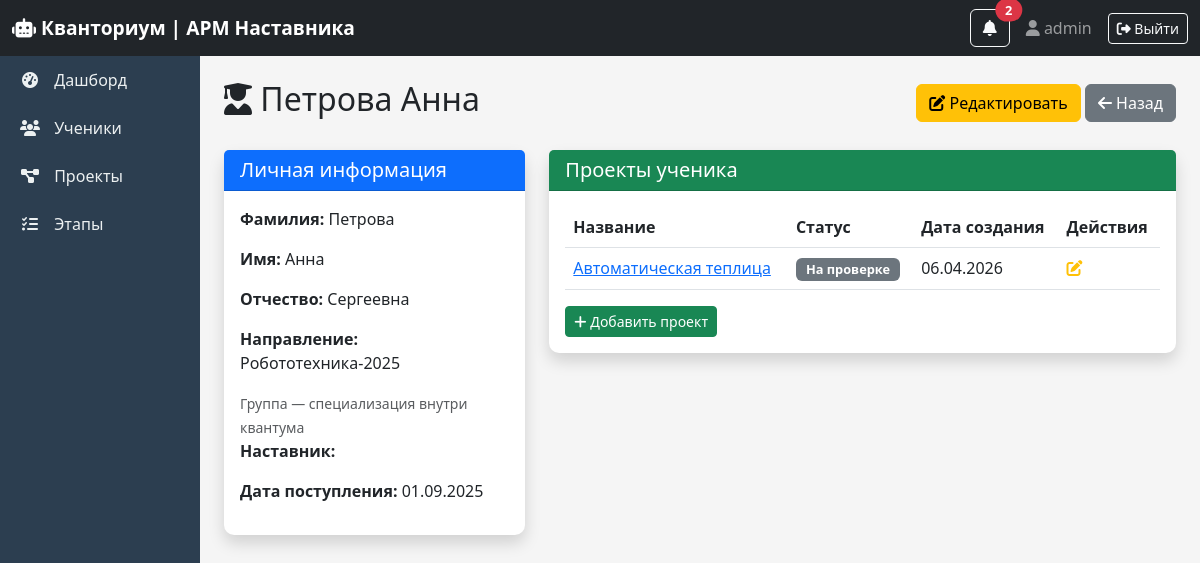
/students/2/ (signed in), run on an earlier commit of the app's database.
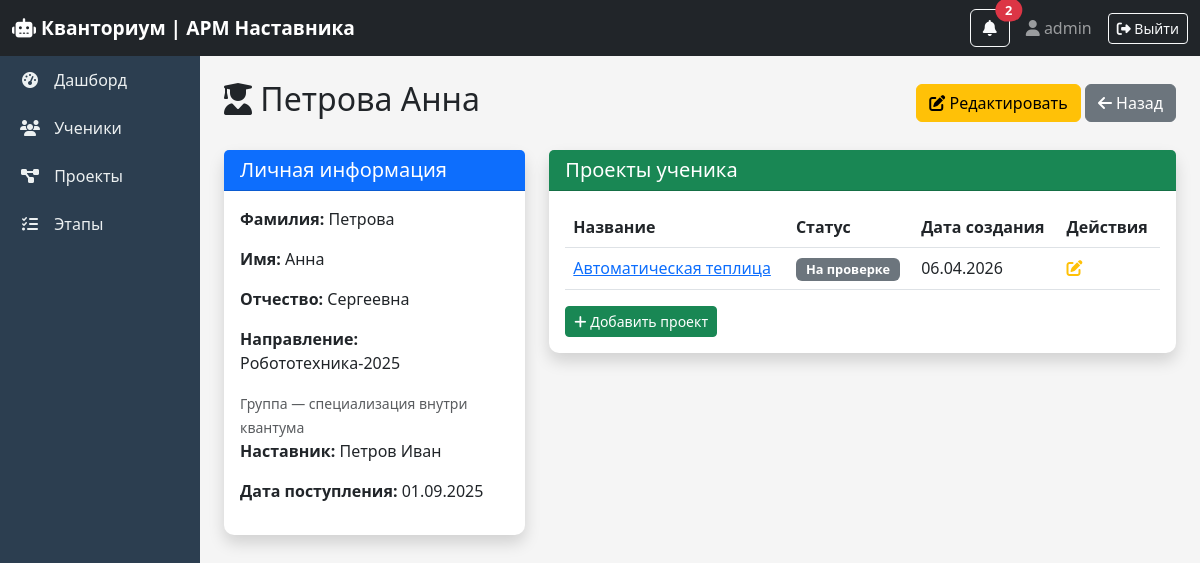
And on a later commit of the database.
### core/models.py (models this page shows, shortened)
class Student(models.Model):
    last_name = models.CharField(max_length=50, verbose_name="Фамилия")
    first_name = models.CharField(max_length=50, verbose_name="Имя")
    middle_name = models.CharField(max_length=50, blank=True, verbose_name="Отчество")
    group_name = models.CharField(max_length=50, verbose_name="Направление")  # группа
    mentor = models.ForeignKey(Mentor, on_delete=models.SET_NULL, null=True, verbose_name="Наставник")
    enrollment_date = models.DateField(verbose_name="Дата поступления")
    class Meta:
        verbose_name = "Обучающийся"
        verbose_name_plural = "Обучающиеся"

class Mentor(models.Model):
    user = models.OneToOneField(User, on_delete=models.CASCADE, verbose_name="Пользователь")
    department = models.CharField(max_length=100, verbose_name="Квантум")  # факультет
    phone = models.CharField(max_length=20, blank=True, verbose_name="Телефон")
    class Meta:
        verbose_name = "Наставник"
        verbose_name_plural = "Наставники"

### core/views.py (the view)
# urls.py: path('students/<int:pk>/', views.student_detail, name='student_detail'),
@login_required
def student_detail(request, pk):
    student = get_object_or_404(Student, pk=pk)
    projects = student.project_set.all()
    can_edit = user_can_edit(request)
    return render(request, 'core/student_detail.html', {'student': student, 'projects': projects, 'can_edit': can_edit})

### core/views.py (called while the page is built)
def get_user_mentor(request):
    if not request.user.is_authenticated:
        return None
    try:
        return request.user.mentor
    except:
        return None

def user_can_edit(request):
    if request.user.is_superuser:
        return True
    if request.user.username == 'metodist':
        return False
    return True

### core/templates/core/student_detail.html
{% extends 'core/base.html' %}
{% block content %}
<div class="d-flex justify-content-between align-items-center mb-4">
    <h2><i class="fas fa-user-graduate"></i> {{ student.last_name }} {{ student.first_name }}</h2>
    <div>
        <a href="{% url 'student_edit' student.id %}" class="btn btn-warning">
            <i class="fas fa-edit"></i> Редактировать
        </a>
        <a href="{% url 'student_list' %}" class="btn btn-secondary">
            <i class="fas fa-arrow-left"></i> Назад
        </a>
    </div>
</div>
<div class="row">
    <div class="col-md-4">
        <div class="card shadow mb-4">
            <div class="card-header bg-primary text-white">
                <h5 class="mb-0">Личная информация</h5>
            </div>
            <div class="card-body">
                <p><strong>Фамилия:</strong> {{ student.last_name }}</p>
                <p><strong>Имя:</strong> {{ student.first_name }}</p>
                <p><strong>Отчество:</strong> {{ student.middle_name|default:"—" }}</p>
                <p><strong>Направление:</strong> {{ student.group_name }}</p>
                <small class="text-muted">Группа — специализация внутри квантума</small>
                <p><strong>Наставник:</strong> {{ student.mentor.user.last_name }} {{ student.mentor.user.first_name }}</p>
                <p><strong>Дата поступления:</strong> {{ student.enrollment_date|date:"d.m.Y" }}</p>
            </div>
        </div>
    </div>
    <div class="col-md-8">
        <div class="card shadow">
            <div class="card-header bg-success text-white">
                <h5 class="mb-0">Проекты ученика</h5>
            </div>
            <div class="card-body">
                <table class="table table-hover">
                    <thead>
                        <tr><th>Название</th><th>Статус</th><th>Дата создания</th><th>Действия</th></tr>
                    </thead>
                    <tbody>
                        {% for project in projects %}
                        <tr>
                            <td><a href="{% url 'project_detail' project.id %}">{{ project.name }}</a></td>
                            <td><span class="badge bg-secondary">{{ project.get_status_display }}</span></td>
                            <td>{{ project.created_at|date:"d.m.Y" }}</td>
                            <td>
                                <a href="{% url 'project_edit' project.id %}" class="text-warning"><i class="fas fa-edit"></i></a>
                            </td>
                        </tr>
                        {% empty %}
                        <tr><td colspan="4" class="text-center">Нет проектов</td></tr>
                        {% endfor %}
                    </tbody>
                </table>
                <a href="{% url 'project_create' %}?student={{ student.id }}" class="btn btn-sm btn-success">
                    <i class="fas fa-plus"></i> Добавить проект
                </a>
            </div>
        </div>
    </div>
</div>
{% endblock %}

What changed in the data, as far as the page shows it:
changed through a linked row, Student "Петрова": mentor.user.last_name (not shown) → "Петров"; mentor.user.first_name (not shown) → "Иван"
